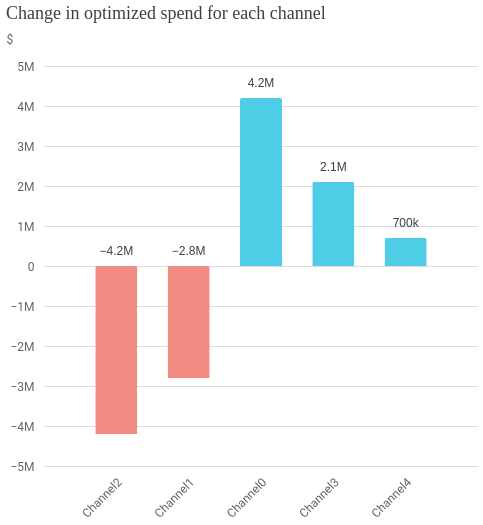

The notebook cell saved with this chart:
### Code cell
# 現在の支出から、どのチャネルを増減させるか
optimization_results.plot_spend_delta()

### Figure 1 — Vega-Lite specification as saved in the notebook (floating-point values rounded to 4 significant figures)
{"config": {"view": {"continuousWidth": 300, "continuousHeight": 300, "stroke": null}, "axis": {"labelColor": "#5F6368", "labelFont": "Roboto", "labelFontSize": 12, "titleColor": "#5F6368", "titleFont": "Roboto", "titleFontSize": 12, "titleFontWeight": "normal"}}, "layer": [{"mark": {"type": "bar", "cornerRadiusEnd": 2, "size": 42, "tooltip": true}, "encoding": {"color": {"condition": {"test": "(datum.spend > 0)", "value": "#4ECDE6"}, "value": "#F28B82"}, "x": {"axis": {"domainColor": "#DADCE0", "labelAngle": -45, "labelPadding": 10, "ticks": false, "title": null}, "field": "channel", "scale": {"padding": 42}, "sort": null, "type": "nominal"}, "y": {"axis": {"domain": false, "domainColor": "#DADCE0", "labelExpr": "replace(format(datum.value, '.3~s'), 'G', 'B')", "labelPadding": 10, "ticks": false, "title": "$", "titleAlign": "left", "titleAngle": 0, "titleY": -20}, "field": "spend", "type": "quantitative"}}, "transform": [{"calculate": "replace(format(datum.spend, '.2~s'), 'G', 'B')", "as": "text_value"}, {"calculate": "datum.spend < 0 ? 0 : datum.spend", "as": "text_pos"}]}, {"mark": {"type": "text", "baseline": "top", "color": "#3C4043", "dy": -20, "fontSize": 12}, "encoding": {"text": {"field": "text_value", "type": "nominal"}, "x": {"axis": {"domainColor": "#DADCE0", "labelAngle": -45, "labelPadding": 10, "ticks": false, "title": null}, "field": "channel", "scale": {"padding": 42}, "sort": null, "type": "nominal"}, "y": {"field": "text_pos", "type": "quantitative"}}, "transform": [{"calculate": "replace(format(datum.spend, '.2~s'), 'G', 'B')", "as": "text_value"}, {"calculate": "datum.spend < 0 ? 0 : datum.spend", "as": "text_pos"}]}], "data": {"name": "data-63279917da643c0f7486d03dfd7177f8"}, "height": 400, "title": {"text": "Change in optimized spend for each channel", "anchor": "start", "color": "#3C4043", "font": "Google Sans Display", "fontSize": 18, "fontWeight": "normal", "offset": 10}, "width": 434, "$schema": "https://vega.github.io/schema/vega-lite/v5.20.1.json", "datasets": {"data-63279917da643c0f7486d03dfd7177f8": [{"channel": "Channel2", "spend": -4200000.0}, {"channel": "Channel1", "spend": -2800000.0}, {"channel": "Channel0", "spend": 4200000.0}, {"channel": "Channel3", "spend": 2100000.0}, {"channel": "Channel4", "spend": 700000.0}]}}
